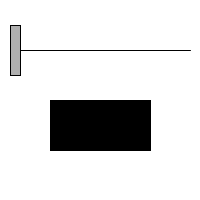
Frame 1 (no input)
Frame 60 (the mouse pressed at the canvas centre just before this capture): identical to frame 1, image omitted
Frame 120 (the mouse held since frame 60 and released just before this capture): identical to frame 1, image omitted

The Processing sketch that drew this single still picture (run headless with seeded random() and noise(); from frame 60 on, the mouse is pressed at the canvas centre):

// Processing sketch: slider
// ── slider.pde
// Click and Drag an object
// Daniel Shiffman <http://www.shiffman.net>

boolean dragging = false; // Is the object being dragged?
boolean rollover = false; // Is the mouse over the ellipse?

float x, y, w, h;          // Location and size
float offsetX; // Mouseclick offset

void setup() {
  size(200, 200);
  
  x = 10;
  y = 25;
  w = 10;
  h = 50;
  smooth();
}

void draw() {
  background(255);

  if (mouseX > x && mouseX < x + w && mouseY > y && mouseY < y + h) {
    rollover = true;
  } 
  else {
    rollover = false;
  }

  if (dragging) {
    x = mouseX + offsetX;
  }
  x = constrain(x,10,width-10-w);

  stroke(0);
  line(10,50,width-10,50);

  stroke(0);
  if (dragging) fill (50);
  else if (rollover) fill(100);
  else fill(175);
  rect(x, y, w, h);
  
  fill(map(x,10,width-10-w,0,255));
  rect(50,100,100,50);
  
}

void mousePressed() {
  if (mouseX > x && mouseX < x + w && mouseY > y && mouseY < y + h) {
    dragging = true;
    // If so, keep track of relative location of click to corner of rectangle
    offsetX = x-mouseX;
  }
}

void mouseReleased() {
  dragging = false;
}
